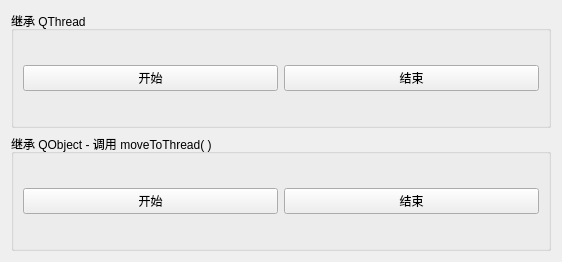
<?xml version="1.0" encoding="UTF-8"?>
<ui version="4.0">
 <class>Widget</class>
 <widget class="QWidget" name="Widget">
  <property name="geometry">
   <rect>
    <x>0</x>
    <y>0</y>
    <width>562</width>
    <height>262</height>
   </rect>
  </property>
  <property name="windowTitle">
   <string>QThread创建线程</string>
  </property>
  <layout class="QVBoxLayout" name="verticalLayout">
   <item>
    <widget class="QGroupBox" name="groupBox">
     <property name="title">
      <string>继承 QThread</string>
     </property>
     <layout class="QHBoxLayout" name="horizontalLayout">
      <item>
       <widget class="QPushButton" name="btnStart">
        <property name="text">
         <string>开始</string>
        </property>
       </widget>
      </item>
      <item>
       <widget class="QPushButton" name="btnStop">
        <property name="text">
         <string>结束</string>
        </property>
       </widget>
      </item>
     </layout>
    </widget>
   </item>
   <item>
    <widget class="QGroupBox" name="groupBox_2">
     <property name="title">
      <string>继承 QObject - 调用 moveToThread( )</string>
     </property>
     <layout class="QHBoxLayout" name="horizontalLayout_2">
      <item>
       <widget class="QPushButton" name="btnStart_M">
        <property name="text">
         <string>开始</string>
        </property>
       </widget>
      </item>
      <item>
       <widget class="QPushButton" name="btnStop_M">
        <property name="text">
         <string>结束</string>
        </property>
       </widget>
      </item>
     </layout>
    </widget>
   </item>
  </layout>
 </widget>
 <resources/>
 <connections/>
</ui>
